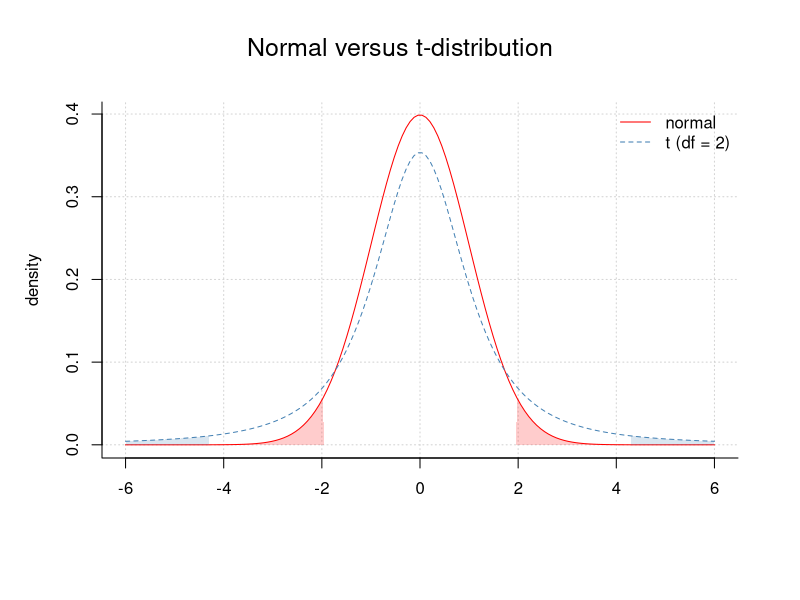
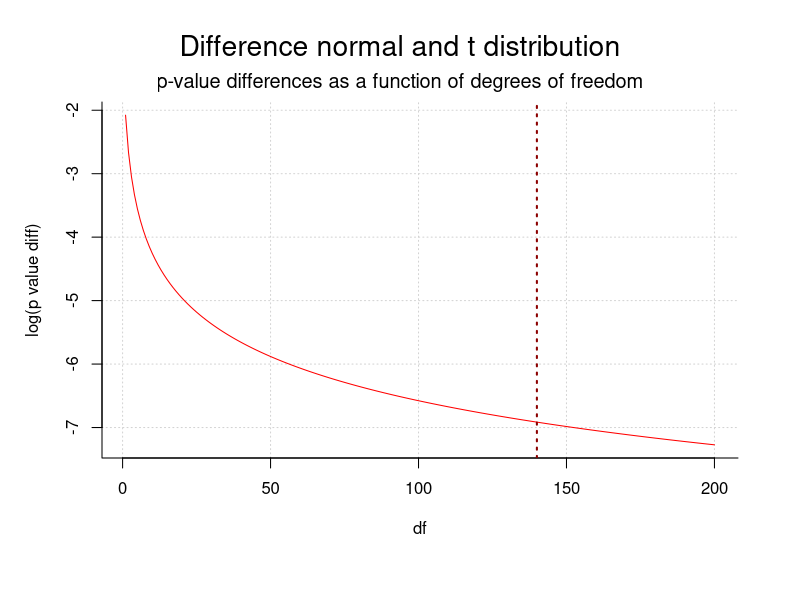
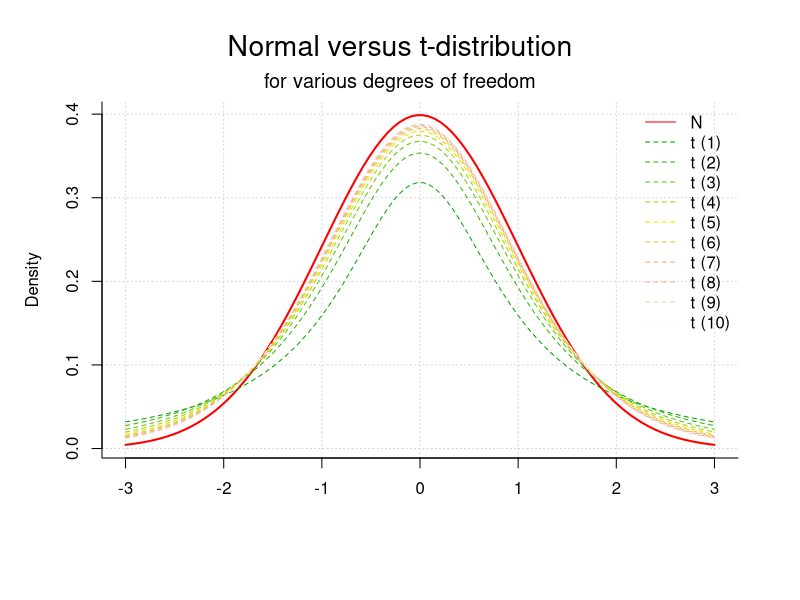

These charts were generated, in order, by the following R code:
### (C) 2005-2023 by Leo Guertler 
### R-code supplement
### to the book
###
### "Subjektive Ansichten und objektive Betrachtungen"
###
### written by Gürtler & Huber (2023)
###
### All R-code is published under the GPL v3 license:
###
### https://www.gnu.org/licenses/gpl-3.0.en.html
###
### except for 'borrowed' code - see links and references.
### For this R-code the original license of the respective
### authors is valid.
###
### R-code published on
###
### https://osdn.net/projects/mixedmethod-rcode
### https://github.com/abcnorio/mixedmethod-rcode



# file:
# ptII_quan_classicstats_normal-vs-t.r

# location:
# chap. 4 [4.5.8.2]
# Zum Verhältnis von Normalverteilung und t-Verteilung


# relationship of normal and t distribution
# normal distribution and t distribution rejection area under H0
sek1 <- seq(-6,6,length.out=150)
dfree <- 2
norm.dens <- dnorm(sek1)
xlim.n <- range(sek1)
ylim.n <- c(0,max(norm.dens))

t.dens <- dt(sek1, df=dfree)
xlim.t <- range(sek1)
ylim.t <- c(0,max(t.dens))

# plot
par(oma=c(2,1,1,1), "cex.axis"=1, bty="l")
plot(sek1, norm.dens, panel.first=grid(), type="l", col="red", bty="l", lwd=1, main="", xlab="", ylab="density")
lines(sek1, t.dens, col="steelblue", lwd=1, lty=2)
legend("topright", legend=c("normal",paste("t (df = ",dfree,")",sep="")),
       lty=c(1,2), lwd=1, col=c("red","steelblue"), bty="n", bg="yellow")
mtext("Normal versus t-distribution", outer=TRUE, line=-2, cex=1.5, side=3)
alpha <- 0.05

# critical regions
crit.nv <- c(-1,1)*qnorm(1-alpha/2)
crit.tv <- c(-1,1)*qt(1-alpha/2, df=dfree)

# histogram and density
color.n <- rgb(1,0,0,alpha=.2)
color.t <- rgb(70/255,130/255,180/255,alpha=.2)

# normal distribution
# lower limit rejection area
polygon(x=c(xlim.n[1],sek1[sek1 <= crit.nv[1]], crit.nv[1]),
        y=c(ylim.n[1],norm.dens[sek1 <= crit.nv[1]], ylim.n[1]), col=color.n, border=NA)
#upper limit rejection area
polygon(x=c(crit.nv[2],sek1[sek1 > crit.nv[2]],xlim.n[2]),
        y=c(ylim.n[1],norm.dens[sek1 >= crit.nv[2]],ylim.n[1]), col=color.n, border=NA)

# t distribution
# lower limit rejection area
polygon(x=c(xlim.t[1],sek1[sek1 <= crit.tv[1]], crit.tv[1]),
        y=c(ylim.t[1],t.dens[sek1 <= crit.tv[1]], ylim.t[1]), col=color.t, border=NA)
#upper limit rejection area
polygon(x=c(crit.tv[2],sek1[sek1 > crit.tv[2]],xlim.t[2]),
        y=c(ylim.t[1],t.dens[sek1 >= crit.tv[2]],ylim.t[1]), col=color.t, border=NA)

# critical values n vs. t
# ratio seen from t perspective
crit.nv
crit.tv
crit.tv/crit.nv


# probs n vs. t
pnorm(crit.nv)
pt(crit.nv,df=dfree)
pt(crit.nv,df=dfree)-pnorm(crit.nv)


# at which point (ie. higher df's for t) do normal-dist and t-dist roughly match?
# plot
par(oma=c(2,1,1,1), "cex.axis"=1, bty="l")
plot(log(abs(pt(crit.nv[1],df=1:200)-pnorm(crit.nv[1]))), type="l", bty="l", col="red", panel.first=grid(), xlab="df", ylab="log(p value diff)", main="")
mtext("Difference normal and t distribution", outer=TRUE, line=-2, cex=1.7, side=3)
mtext("p-value differences as a function of degrees of freedom", outer=TRUE, line=-3.6, cex=1.2, side=3)
# for different dfs
ids <- which(abs(pt(crit.nv[1],df=1:200)-pnorm(crit.nv[1])) < 0.001)
ids
abline(v=ids[1], col="darkred", lty=3, lwd=2)
	   
# normal distribution and t-distribution (various df's)
sek2 <- seq(-3, 3, length.out=100)
dfs <- 10
cols <- terrain.colors(dfs)

par(oma=c(2,1,1,1), "cex.axis"=1, bty="l")
plot(sek2, dnorm(sek2), panel.first=grid(), type="l", col="red", bty="l", lwd=2, main="", xlab="", ylab="Density")
for(i in 1:dfs) lines(sek2, dt(sek2, df=i), col=cols[i], lty=2)
legend("topright", legend=c("N",paste("t (",1:dfs,")",sep="")), lty=c(1, rep(2,dfs)), lwd=1, col=c("red",cols), bty="n", bg="yellow")
mtext("Normal versus t-distribution", outer=TRUE, line=-2, cex=1.7, side=3)
mtext("for various degrees of freedom", outer=TRUE, line=-3.6, cex=1.2, side=3)


